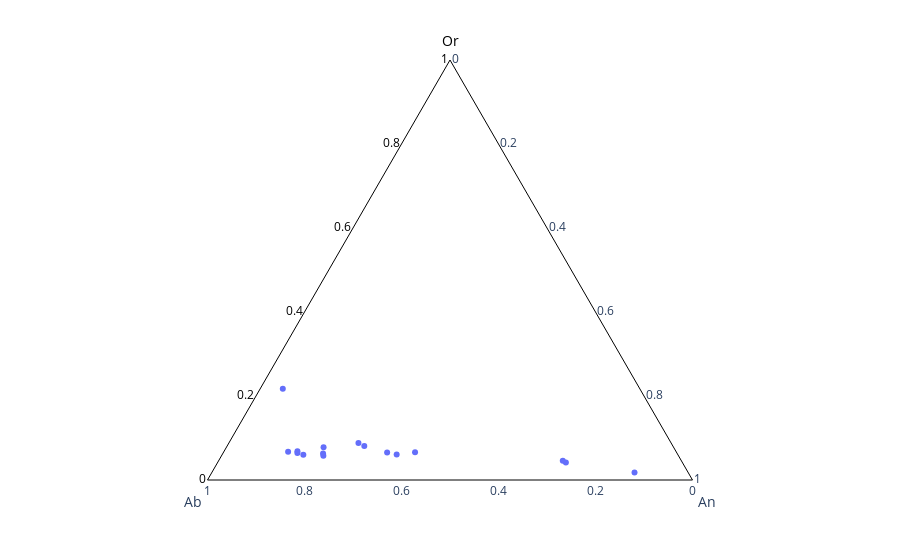

Notebook cell for this chart:
### Code cell
import plotly.express as px

fig = px.scatter_ternary(Plag_Comps, c="An_Plag", b="Ab_Plag", a="Or_Plag")
#fig = px.scatter_ternary(Classification_Limits_1, c="An_Plag", b="Ab_Plag", a="Or_Plag")


fig.update_ternaries(bgcolor='#FFFFFF')
fig.update_ternaries(aaxis_color='#000000')
fig.update_ternaries(aaxis_showgrid=False)
fig.update_ternaries(baxis_showgrid=False)
fig.update_ternaries(caxis_showgrid=False)
fig.update_ternaries(aaxis_linecolor='#000000')
fig.update_ternaries(baxis_linecolor='#000000')
fig.update_ternaries(caxis_linecolor='#000000')
fig.update_ternaries(aaxis_title_text='Or')
fig.update_ternaries(baxis_title_text='Ab')
fig.update_ternaries(caxis_title_text='An')


fig.show()

### Figure 1 — Plotly figure (JSON) as saved in the notebook; plotly's stock layout.template omitted (floating-point values rounded to 4 significant figures)
{"data": [{"a": [0.04158, 0.08078, 0.06593, 0.01789, 0.04603, 0.08809, 0.06546, 0.06077, 0.05766, 0.06449, 0.217, 0.07784, 0.0675, 0.0685, 0.06339, 0.06023], "b": [0.2403, 0.6364, 0.5391, 0.1106, 0.2444, 0.6447, 0.5969, 0.5796, 0.7323, 0.7824, 0.7363, 0.7218, 0.8, 0.7803, 0.73, 0.7723], "c": [0.7181, 0.2829, 0.395, 0.8715, 0.7096, 0.2672, 0.3376, 0.3596, 0.21, 0.1531, 0.04676, 0.2004, 0.1324, 0.1512, 0.2066, 0.1675], "hovertemplate": "Or_Plag=%{a}<br>Ab_Plag=%{b}<br>An_Plag=%{c}<extra></extra>", "legendgroup": "", "marker": {"color": "#636efa", "symbol": "circle"}, "mode": "markers", "name": "", "showlegend": false, "subplot": "ternary", "type": "scatterternary"}], "layout": {"autosize": true, "legend": {"tracegroupgap": 0}, "margin": {"t": 60}, "ternary": {"aaxis": {"color": "#000000", "linecolor": "#000000", "showgrid": false, "title": {"text": "Or"}}, "baxis": {"linecolor": "#000000", "showgrid": false, "title": {"text": "Ab"}}, "bgcolor": "#FFFFFF", "caxis": {"linecolor": "#000000", "showgrid": false, "title": {"text": "An"}}, "domain": {"x": [0, 1], "y": [0, 1]}}}}
